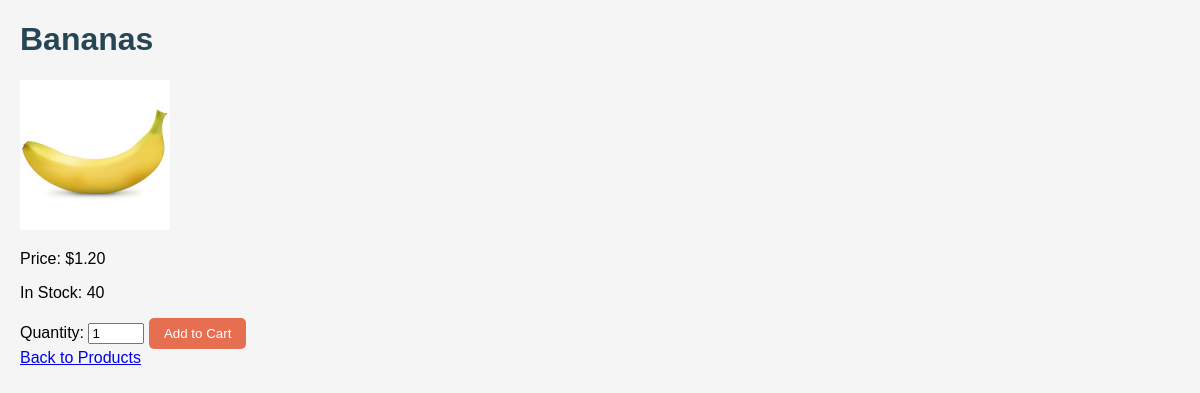
The app's page /product_detail.php?id=2 with its own data.
### tables this page shows
CREATE TABLE IF NOT EXISTS products (
  id INT AUTO_INCREMENT PRIMARY KEY,
  name VARCHAR(100) NOT NULL,
  description TEXT,
  price DECIMAL(10,2) NOT NULL,
  stock INT NOT NULL,
  image VARCHAR(100)
);

### product_detail.php (the view, shortened to what this page needs)
<?php
include 'includes/db_connect.php';
$product_id = isset($_GET['id']) ? intval($_GET['id']) : 0;
$sql = "SELECT * FROM products WHERE id = $product_id";
$result = mysqli_query($conn, $sql);
$product = mysqli_fetch_assoc($result);
?>
<!DOCTYPE html>
<html>
<head>
    <link rel="stylesheet" href="assets/style.css">
</head>
<body>
    <h1><?= htmlspecialchars($product['name']) ?></h1>
    <img src="assets/images/<?= htmlspecialchars($product['image']) ?>" alt="<?= htmlspecialchars($product['name']) ?>">
    <p>Price: $<?= number_format($product['price'], 2) ?></p>
    <p>In Stock: <?= $product['stock'] ?></p>
    <form method="post">
        <label>Quantity: <input type="number" name="quantity" value="1" min="1" max="<?= $product['stock'] ?>"></label>
        <button type="submit">Add to Cart</button>
    </form>
    <a href="index.php">Back to Products</a>
</body>
</html>

### style.css (style rules this page uses)
body { font-family: Arial, sans-serif; margin: 0; padding: 0 20px; background-color: #f5f5f5; }
h1 { color: #264653; }
button[type="submit"], button[type="button"] { padding: 8px 15px; margin-right: 10px; border: none; border-radius: 5px; background-color: #e76f51; color: white; cursor: pointer; }

### records on screen
products: name "Bananas", image (picture), price "1.20", stock "40"
